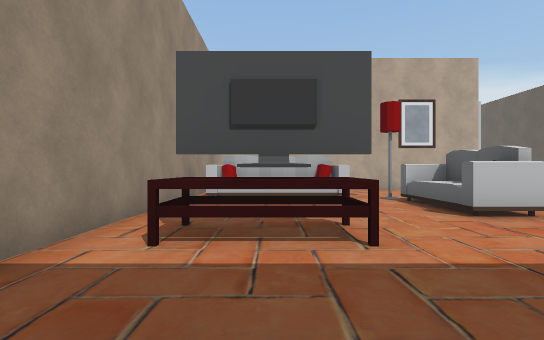
[1] (above)

17 first-person views from a walk through a scene from a Unity 3-D project. The camera is 1.5 m above the floor, looks level and sees 85° across. The floor is counted in squares, 2 m on a side. Each view is taken from the middle of a square. On the plan, view 1 faces up. The plan holds only what a view shows up to about 10 squares ahead; the rest is blank. The player is left out. Some surface patterns are stand-ins.

[2]
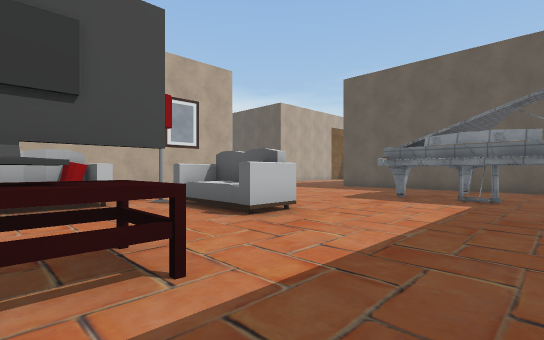

[3]
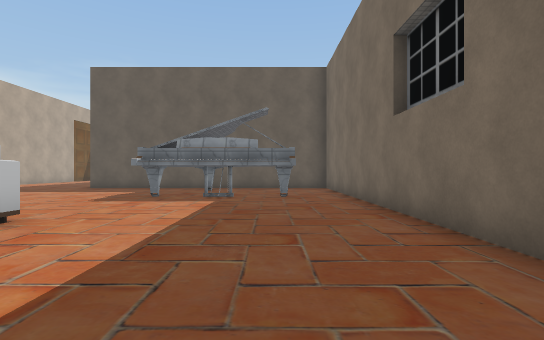

[4]
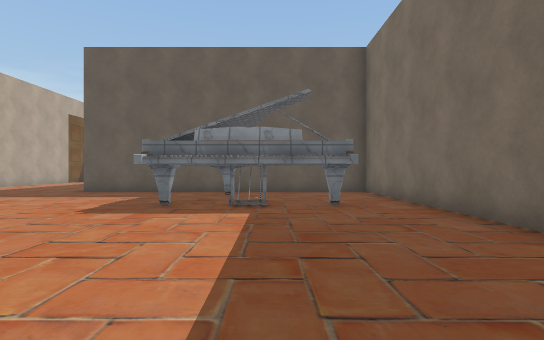

[5]
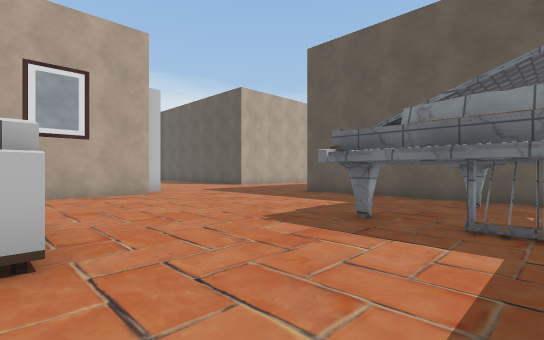

[6]
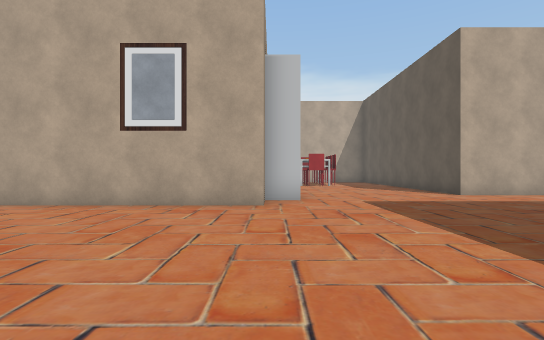

[7]
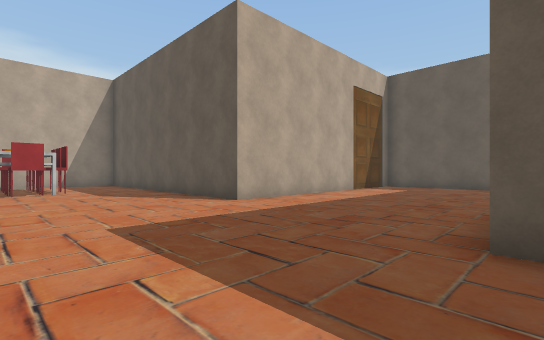

[8]
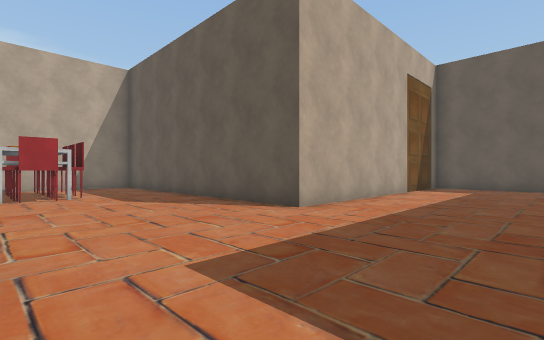

[9]
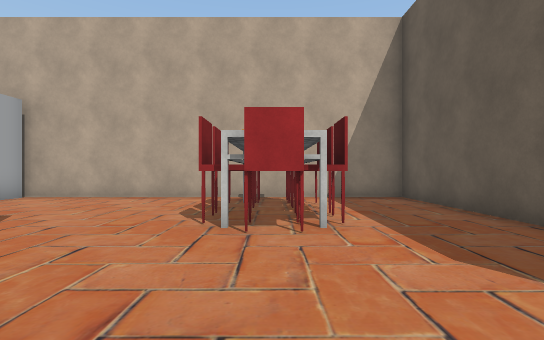

[10]
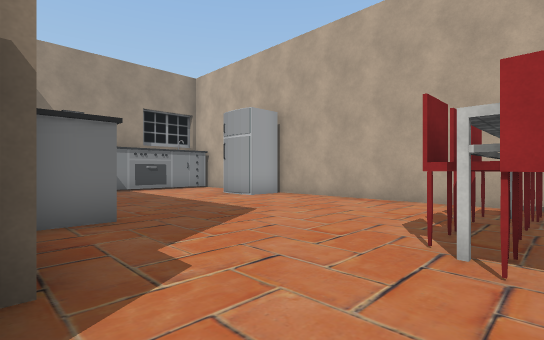

[11]
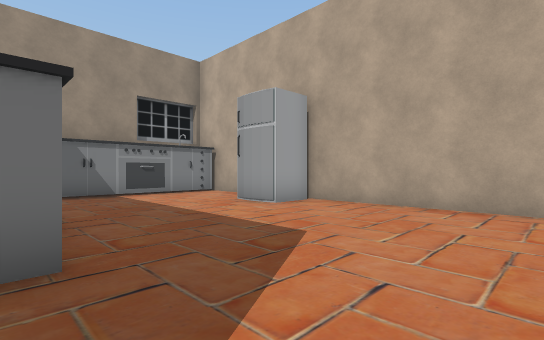

[12]
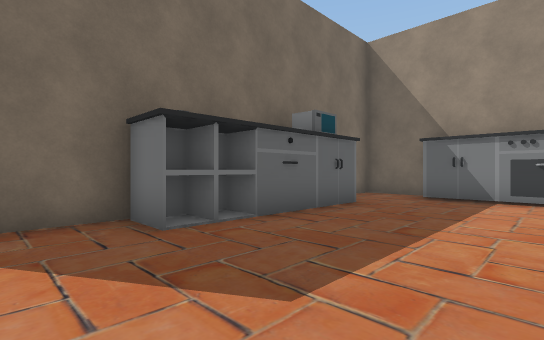

[13]
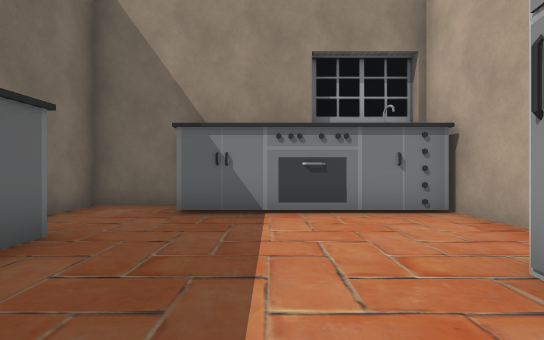

[14]
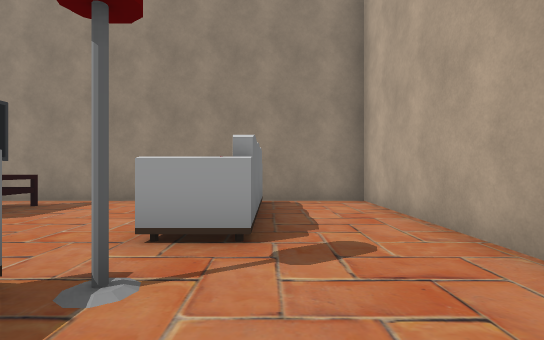

[15]
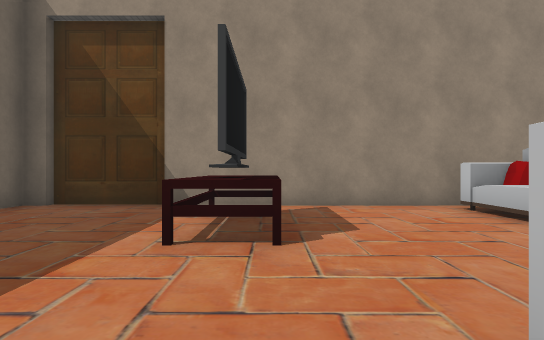

[16]
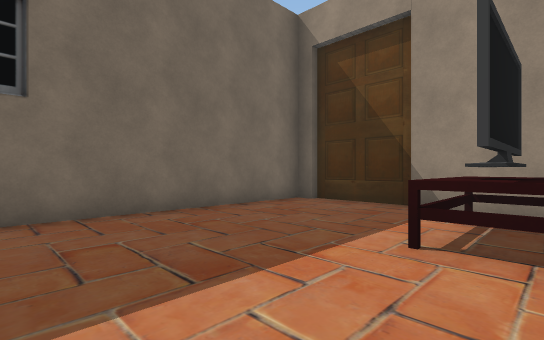

[17]
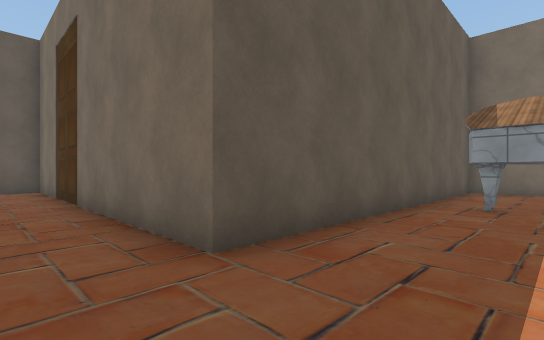

### Floor plan
Points are (right, up) in squares from view 1. A wall is a line through its corners. A room is listed if a view was taken in it or the views show most of it. See-through windows are left out.
Room 1 (views 1, 2, 3, 4, 5, 6, 7, 8, 9, 10, 11, 12, 13, 14, 15, 16, 17)
walls: (7.9, 11.3) (-2.2, 11.3) (-2.2, 1.6); (8.6, 4.1) (8, 4.1) (8, 4.5); (8.3, 4) (8.3, 4.5); (3.8, 16.7) (5, 16.7); (10.7, 3.5) (11.2, 3.5); (8.6, 2.4) (9.2, 2.7); (4.6, 17.5) (4.6, 16.6); (9.1, 2.4) (8.8, 2.8) (8.2, 2.8); (8.3, 2.1) (8.3, 2.9); (10.9, 2.9) (10.9, 3.8); (0.6, 17.5) (5.4, 17.5) (5.4, 16.3) (6.9, 16.3); (-2.2, 18) (-2.2, 16.3) (-0.9, 16.3); (-2.5, 1.8) (-2.5, -0.8); (19.4, 13.8) (13.6, 13.8) (13.6, 23.3) (3, 23.3); (-2.2, -0.8) (-2.2, -1.3) (12.3, -1.3) (12.3, 8.5) (22.2, 8.5) (22.2, 10.9); (0.2, 23.3) (-1.5, 23.3); (-1.1, 23.1) (-1.1, 18.2)
objects: other object (-1, 3) to (-1, 4); other object (-1, 8) to (2, 8); other object (0, 3) to (0, 4); other object (1, 3) to (1, 4); fridge (2, 22) to (3, 22); sofa (3, 5) to (4, 7); lamp (3, 8); drawers (8, 13); chair (9, 19); chair (9, 20); chair (9, 21); chair (10, 19); chair (10, 22); chair (11, 19); chair (11, 20); chair (11, 21)

Where each view was taken, in squares from view 1:
view 1: 0 up, 0 right, facing up
view 2: 1 up, 0 right, facing up-right
view 3: 1 up, 0 right, facing right
view 4: 2 up, 2 right, facing right
view 5: 2 up, 4 right, facing up-right
view 6: 5 up, 8 right, facing up
view 7: 8 up, 9 right, facing up-right
view 8: 10 up, 9 right, facing up-right
view 9: 15 up, 10 right, facing up
view 10: 16 up, 10 right, facing up-left
view 11: 17 up, 8 right, facing up-left
view 12: 21 up, 7 right, facing down-left
view 13: 20 up, 4 right, facing left
view 14: 9 up, 5 right, facing left
view 15: 4 up, 4 right, facing left
view 16: 4 up, 4 right, facing down-left
view 17: 10 up, 10 right, facing down-right
